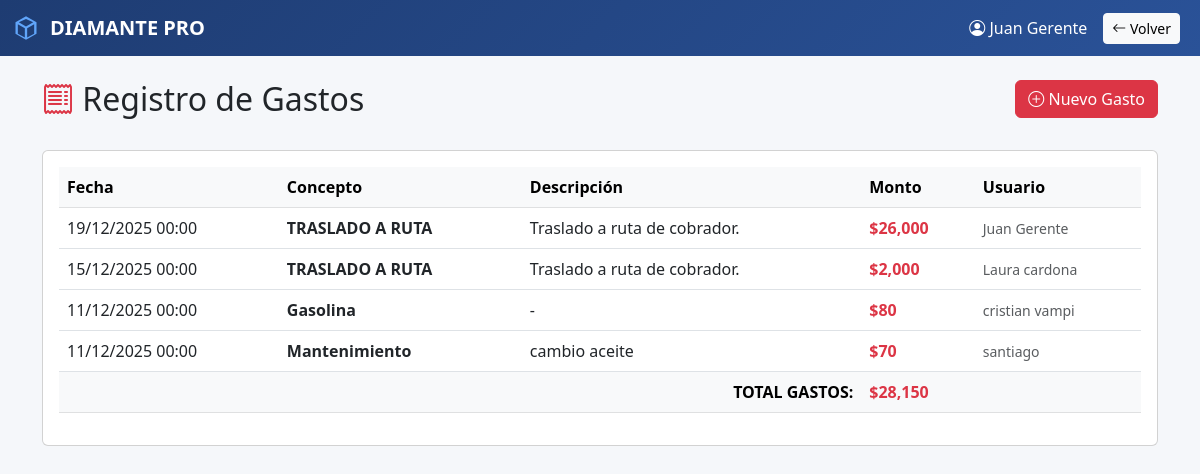
/caja/gastos (signed in), run on the app's committed database.
### app/models.py (models this page shows)
class Usuario(db.Model):
    __tablename__ = 'usuarios'
    id = db.Column(db.Integer, primary_key=True)
    nombre = db.Column(db.String(100), nullable=False)
    usuario = db.Column(db.String(50), unique=True, nullable=False)
    password = db.Column(db.String(200), nullable=False)
    rol = db.Column(db.String(20), nullable=False) # 'dueno', 'secretaria', 'supervisor', 'cobrador'
    activo = db.Column(db.Boolean, default=True)
    fecha_creacion = db.Column(db.DateTime, default=datetime.utcnow)

class Transaccion(db.Model):
    __tablename__ = 'transacciones'
    id = db.Column(db.Integer, primary_key=True)
    naturaleza = db.Column(db.String(20), nullable=False)
    concepto = db.Column(db.String(50), nullable=False)
    descripcion = db.Column(db.String(200))
    monto = db.Column(db.Float, nullable=False)
    fecha = db.Column(db.DateTime, default=datetime.utcnow)
    usuario_origen_id = db.Column(db.Integer, db.ForeignKey('usuarios.id'), nullable=False)
    usuario_destino_id = db.Column(db.Integer, db.ForeignKey('usuarios.id'), nullable=True)
    prestamo_id = db.Column(db.Integer, db.ForeignKey('prestamos.id'), nullable=True)
    foto_evidencia = db.Column(db.String(300))
    usuario_origen = db.relationship('Usuario', foreign_keys=[usuario_origen_id], backref='transacciones_origen')
    usuario_destino = db.relationship('Usuario', foreign_keys=[usuario_destino_id], backref='transacciones_destino')

### app/routes.py (the view)
    @app.route('/caja/gastos')
    def caja_gastos():
        if 'usuario_id' not in session:
            return redirect(url_for('home'))
        usuario_id = session.get('usuario_id')
        rol = session.get('rol')
        if rol == 'cobrador':
            gastos = Transaccion.query.filter_by(usuario_origen_id=usuario_id).order_by(Transaccion.fecha.desc()).all()
        else:
            gastos = Transaccion.query.order_by(Transaccion.fecha.desc()).all()
        return render_template('caja_gastos.html',
                             gastos=gastos,
                             nombre=session.get('nombre'),
                             rol=session.get('rol'))

### app/templates/caja_gastos.html (shortened to what this page needs)
<!DOCTYPE html>
<html>
<head>
    <link href="https://cdn.jsdelivr.net/npm/bootstrap@5.3.0/dist/css/bootstrap.min.css" rel="stylesheet">
    <link rel="stylesheet" href="https://cdn.jsdelivr.net/npm/bootstrap-icons@1.11.0/font/bootstrap-icons.css">
</head>
<body style="background: #f5f7fa;">
    <nav class="navbar navbar-expand-lg navbar-dark" style="background: linear-gradient(135deg, #1e3c72 0%, #2a5298 100%);">
        <div class="container-fluid">
            <a class="navbar-brand" href="/dashboard" style="display: inline-flex; align-items: center; gap: 10px; font-weight: 600;">
                <svg style="width: 28px; height: 28px; fill: #60a5fa;" viewBox="0 0 24 24">
                    <path d="M12 2L3 7v10l9 5 9-5V7l-9-5zm0 2.18L18.18 7 12 10.82 5.82 7 12 4.18zM5 8.82l6 3.5v7.86l-6-3.33V8.82zm8 11.36v-7.86l6-3.5v8.03l-6 3.33z"/>
                </svg>
                <span>DIAMANTE PRO</span>
            </a>
            <div class="d-flex align-items-center">
                <span class="text-white me-3">
                    <i class="bi bi-person-circle"></i> {{ nombre }}
                </span>
                <a href="/caja" class="btn btn-light btn-sm me-2">
                    <i class="bi bi-arrow-left"></i> Volver
                </a>
            </div>
        </div>
    </nav>
    <div class="container mt-4">
        <div class="row mb-4">
            <div class="col-md-8">
                <h2><i class="bi bi-receipt text-danger"></i> Registro de Gastos</h2>
            </div>
            <div class="col-md-4 text-end">
                <a href="/caja/gastos/nuevo" class="btn btn-danger">
                    <i class="bi bi-plus-circle"></i> Nuevo Gasto
                </a>
            </div>
        </div>
        <div class="card">
            <div class="card-body">
                {% if gastos %}
                <div class="table-responsive">
                    <table class="table table-hover">
                        <thead class="table-light">
                            <tr>
                                <th>Fecha</th>
                                <th>Concepto</th>
                                <th>Descripción</th>
                                <th>Monto</th>
                                <th>Usuario</th>
                            </tr>
                        </thead>
                        <tbody>
                            {% for gasto in gastos %}
                            <tr>
                                <td>{{ gasto.fecha.strftime('%d/%m/%Y %H:%M') }}</td>
                                <td>
                                    <strong>{{ gasto.concepto }}</strong>
                                </td>
                                <td>{{ gasto.descripcion or '-' }}</td>
                                <td>
                                    <span class="text-danger fw-bold">${{ "{:,.0f}".format(gasto.monto) }}</span>
                                </td>
                                <td>
                                    <small class="text-muted">{{ gasto.usuario_origen.nombre }}</small>
                                </td>
                            </tr>
                            {% endfor %}
                        </tbody>
                        <tfoot class="table-light">
                            <tr>
                                <th colspan="3" class="text-end">TOTAL GASTOS:</th>
                                <th>
                                    <span class="text-danger">${{ "{:,.0f}".format(gastos|sum(attribute='monto')) }}</span>
                                </th>
                                <th></th>
                            </tr>
                        </tfoot>
                    </table>
                </div>
                {% endif %}
            </div>
        </div>
    </div>
</body>
</html>

### data on the page
Usuario: nombre "Juan Gerente"
Transaccion: fecha "19/12/2025 00:00", concepto "TRASLADO A RUTA", descripcion "Traslado a ruta de cobrador.", monto "26,000", usuario_origen.nombre "Juan Gerente"
Transaccion: fecha "15/12/2025 00:00", concepto "TRASLADO A RUTA", descripcion "Traslado a ruta de cobrador.", monto "2,000", usuario_origen.nombre "Laura cardona"
Transaccion: fecha "11/12/2025 00:00", concepto "Gasolina", descripcion "-", monto "80", usuario_origen.nombre "cristian vampi"
Transaccion: fecha "11/12/2025 00:00", concepto "Mantenimiento", descripcion "cambio aceite", monto "70", usuario_origen.nombre "santiago"

### other printed values
{{ "{:,.0f}".format(gastos|sum(attribute='monto')) }} "28,150"
